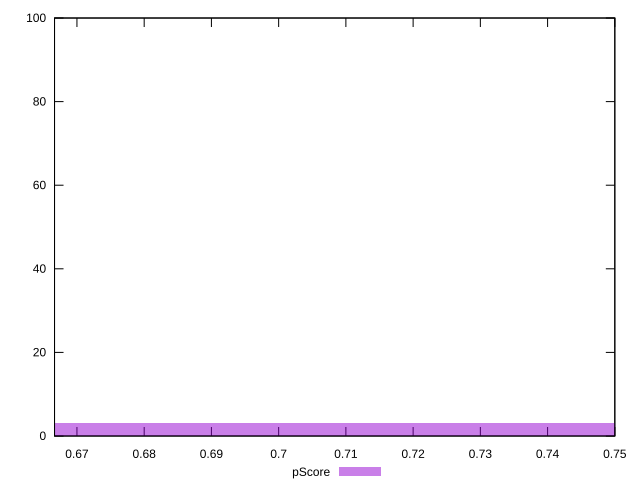

Here is the gnuplot script that generated this plot:
reset

$pScore <<EOF
0.8 97
0.7000000000000001 3
EOF

set key outside below
set boxwidth 0.1
set xrange [0.6666666666666666:0.75]
set yrange [0:100]
set trange [0:100]
set style fill transparent solid 0.5 noborder
set terminal svg size 640, 490 enhanced background rgb 'white'
set output "report_00009_2021-02-08T22-37-41.559Z/uses-text-compression/samples/pages+cached+noadtech/pScore/histogram.svg"

plot $pScore title "pScore" with boxes

reset
